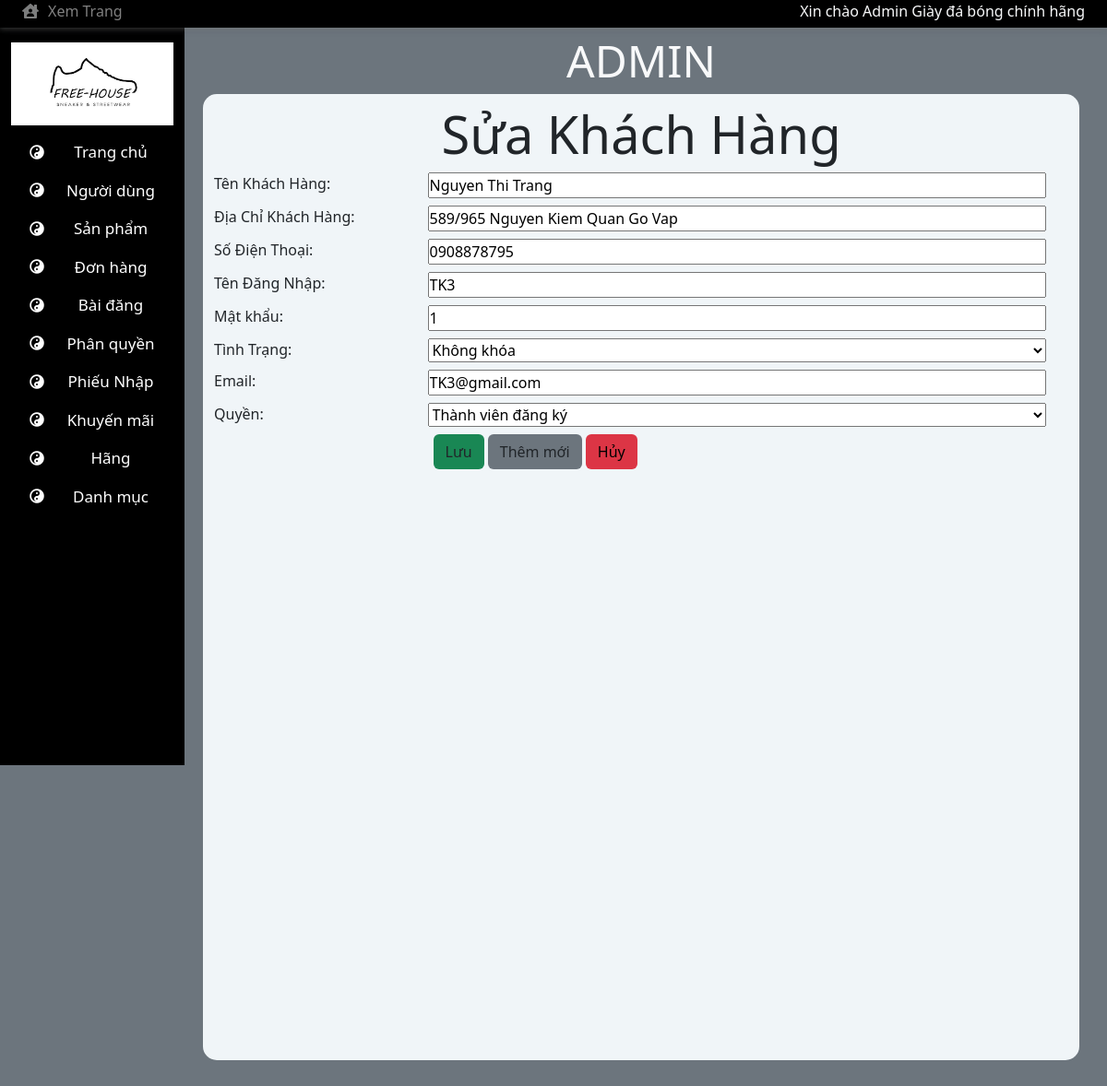
The page /admin/editkh.php?hd=s&id=2 on the database its author committed.
### tables this page shows
CREATE TABLE `khachhang` (
  `MaKhach` int(50) NOT NULL,
  `TenKhach` varchar(50) NOT NULL,
  `DiaChi` varchar(50) NOT NULL,
  `SDT` varchar(50) NOT NULL,
  `MaTaiKhoan` int(50) NOT NULL
);

CREATE TABLE `taikhoan` (
  `MaTaiKhoan` int(50) NOT NULL,
  `TenDN` varchar(50) NOT NULL,
  `MatKhau` varchar(50) NOT NULL,
  `Email` varchar(50) NOT NULL,
  `NgayTao` date NOT NULL,
  `TinhTrang` tinyint(1) NOT NULL,
  `Quyen` varchar(50) NOT NULL
);

### admin/editkh.php (the view, shortened to what this page needs)
<!DOCTYPE html>
<html lang="en">
<head>
    <link rel="stylesheet" href="https://cdnjs.cloudflare.com/ajax/libs/font-awesome/5.15.4/css/all.min.css"
 />
    <link rel="stylesheet" href="./css/bootstrap.min.css">
    <link rel="stylesheet" href="./css/admin.css">
</head>
<body>
    <div class="wrapper" style=" background-color: #6c757d;height:100%;min-height:100vh">
        <?php include('template/topbar_ad.php'); ?>
        <div class="container">
            <div class="row " style="min-height:1200px;padding-bottom:50px;position: relative;">
                <div class="col-2 d-none d-lg-block d-md-block"></div>
                <?php include('template/menu_ad.php'); ?>
                <div id="main" class="col col-12 col-lg-10 col-md-10 ">
                    <?php include('template/header_ad.php'); ?>
                    <div id="content" class="row" style="background-color:#f0f5f8;height:calc(100% - 72px)">
                        <div class="main mx-auto ">
                            <?php
                            include('../db/dbconnect.php');
                            if (isset($_GET['id'])) {
                                $id = $_GET['id'];
                                echo '<div class="row justify-content-center display-4">Sửa Khách Hàng</div>';
                                $sql = 'SELECT * FROM khachhang WHERE MaKhach="' . $id . '"';
                                $result = $conn->query($sql);
                                if (mysqli_num_rows($result) > 0) {
                                    $row = mysqli_fetch_assoc($result);
                                    $ten = $row["TenKhach"];
                                    $diaChi = $row["DiaChi"];
                                    $sdt = "".$row["SDT"];
                                    $selectTaiKhoan = 'SELECT * FROM taikhoan WHERE MaTaiKhoan = "'. $row['MaTaiKhoan'] . '"';
                                    $resultTaiKhoan = mysqli_query($conn, $selectTaiKhoan);
                                    $rowTaiKhoan = mysqli_fetch_assoc($resultTaiKhoan);
                                    $tenDN=$rowTaiKhoan['TenDN'];
                                    $matKhau=$rowTaiKhoan['MatKhau'];
                                    $tinhTrang=$rowTaiKhoan['TinhTrang'];
                                    $quyen=$rowTaiKhoan['Quyen'];
                                    $email=$rowTaiKhoan['Email'];
                                }
                                else {echo"lỗi";}
                            }
                                $listQuyen = [];
                                $sql = "SELECT * FROM quyen";
                                $result = $conn->query($sql);
                                if ($result->num_rows > 0) {
                                    while ($row = $result->fetch_assoc()) {
                                        $listQuyen[$row['MaQuyen']]=$row['TenQuyen'];
                                    }
                                }
                            ?>
                            <form action="xuly/xulyEditKH.php" method="post" >
                                <div class="row mt-2">
                                    <label class="row">
                                        <div class="col col-3">Tên Khách Hàng: </div>
                                        <div class="col col-9">
                                            <input class="w-100" required type="text" name='ten' value="<?php echo $ten; ?>">
                                        </div>
                                    </label>
                                </div>
                                <div class="row mt-2">
                                    <label class="row">
                                        <div class="col col-3">Địa Chỉ Khách Hàng: </div>
                                        <div class="col col-9">
                                            <input class="w-100" required type="text" name='diachi' value="<?php echo $diaChi; ?>">
                                        </div>
                                    </label>
                                </div>
                                <div class="row mt-2">
                                    <label class="row">
                                        <div class="col col-3">Số Điện Thoại: </div>
                                        <div class="col col-9">
                                            <input class="w-100" required type="text" name='sdt' value="<?php echo $sdt; ?>">
                                        </div>
                                    </label>
                                </div>
                                <div class="row mt-2">
                                    <label class="row">
                                        <div class="col col-3">Tên Đăng Nhập: </div>
                                        <div class="col col-9">
                                            <input class="w-100" required type="text" name='tendn' value="<?php echo $tenDN; ?>">
                                        </div>
                                    </label>
                                </div>
                                <div class="row mt-2">
                                    <label class="row">
                                        <div class="col col-3">Mật khẩu: </div>
                                        <div class="col col-9">
                                            <input class="w-100" required type="text" name='matkhau' value="<?php echo $matKhau; ?>">
                                        </div>
                                    </label>
                                </div>
                                <div class="row mt-2">
                                    <label class="row">
                                        <div class="col col-3">Tình Trạng: </div>
                                        <div class="col col-9">
                                            <select class="w-100" name="tinhtrang">
                                                <?php
                                                if($tinhTrang=="1"){
                                                    echo "<option value='1' selected>Không khóa</option>";
                                                }
                                                else {
                                                    echo "<option value='1' >Không khóa</option>";
                                                    echo "<option value='0' selected>Khóa</option>";
                                                }
                                                ?>
                                                </select>
                                        </div>
                                    </label>
                                </div>
                                <div class="row mt-2">
                                    <label class="row">
                                        <div class="col col-3">Email: </div>
                                        <div class="col col-9">
                                            <input class="w-100" required type="text" name='email' value="<?php echo $email; ?>">
                                        </div>
                                    </label>
                                </div>
                                <div class="row mt-2">
                                    <label class="row">
                                        <div class="col col-3">Quyền:</div>
                                        <div class="col col-9">
                                            <select class="w-100" name="quyen">
                                            <?php
                                                foreach($listQuyen as $ma=>$ten){
                                                    if($ma==$quyen)
                                                    echo'<option value='.$ma.' selected>'.$ten.'</option>';
                                                    else
                                                    echo"<option value='$ma'>$ten</option>";
                                                }
                                                ?>
                                            </select>
                                        </div>
                                    </label>
                                </div>
                                <div class="row mt-2">
                                    <div class="col col-3"></div>
                                    <div class="col col-9">
                                        <?php
                                        if (isset($_GET['id'])) {
                                            echo '<a><input type="submit" class="btn bg-success" name="hd" value="Lưu"></a>';
                                            echo "<a class='text-black' href='editsp.php'>
                                                <div class='btn bg-secondary'>Thêm mới</div>
                                            </a>";
                                        } else
                                            echo '<input type="submit" class="btn bg-success"name="hd" value="Thêm">';
                                        ?>
                                        <a href="index.php?id=nd ">
                                            <div class='btn text-black bg-danger'>Hủy</div>
                                        </a>
                                    </div>
                                </div>
                            </form>
                        </div>
                    </div>
                </div>
            </div>
        </div>
        </div>
</body>
</html>

### admin/css/admin.css (style rules this page uses)
* { padding: 0; margin: 0; box-sizing: border-box; }
p,a { text-decoration:none; margin: 0 !important; padding: 0 !important; }
@media (min-width: 768px) { #main { margin-top:30px !important; } }
@media (min-width: 992px) { #main { margin-top:30px !important; } }
#main { margin-top: 56px; }
#main > *:nth-child(2) > * { margin-top: 10px !important; margin-bottom: 10px !important; }
#main > *:nth-child(2) { border-radius: 15px; margin-bottom: 50px; }

### rows shown on the page
khachhang: ten "Nguyen Thi Trang", diachi "589/965 Nguyen Kiem Quan Go Vap", sdt "0908878795"
taikhoan: tendn "TK3", matkhau "1", tinhtrang "Không khóa", email "TK3@gmail.com", quyen "Thành viên đăng ký"
